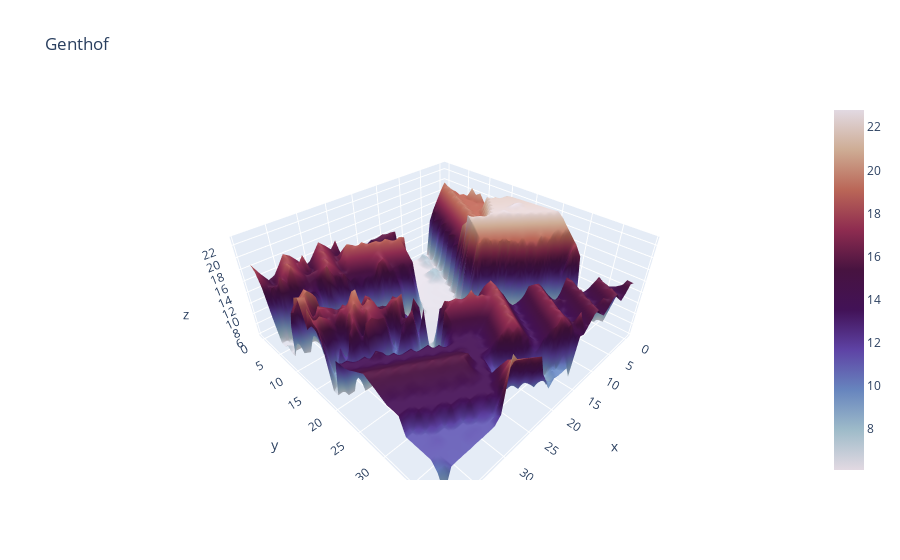

Notebook source saved alongside this figure:
### Markdown cell above
## output

### Code cell
fig = go.Figure(data=[go.Surface(z=df_window.values, colorscale='twilight')])

fig.update_layout(title = address, scene=dict(aspectmode="data"),autosize = True)

# name = 'eye = (x:1, y:1, z:1)'
# camera = dict(eye=dict(x=0.1, y=0.1, z=1.5))
# fig.update_layout(scene_camera=camera)

fig.show()

### Figure 1 — Plotly figure (JSON) as saved in the notebook; plotly's stock layout.template omitted (floating-point values rounded to 4 significant figures; data arrays with more than 128 entries replaced by an {"elided": "..."} marker saying what was removed)
{"data": [{"colorscale": [[0, "#e2d9e2"], [0.1111, "#9ebbc9"], [0.2222, "#6785be"], [0.3333, "#5e43a5"], [0.4444, "#421257"], [0.5556, "#471340"], [0.6667, "#8e2c50"], [0.7778, "#ba6657"], [0.8889, "#ceac94"], [1, "#e2d9e2"]], "type": "surface", "z": {"elided": "40x40 float values"}}], "layout": {"autosize": true, "scene": {"aspectmode": "data"}, "title": {"text": "Genthof"}}}
